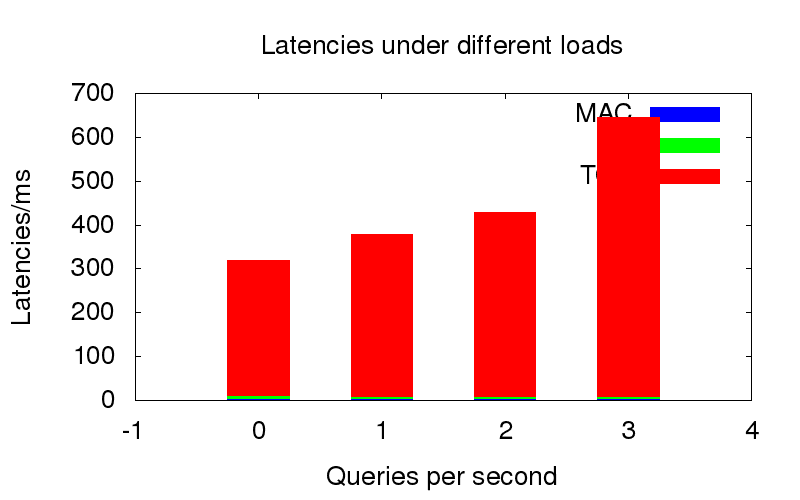

Here is the gnuplot script that generated this plot:
set terminal png size 800,500 enhanced font "Helvetica,20"
set output 'podlatencies_stacked.png'

red = "#FF0000"; green = "#00FF00"; blue = "#0000FF"; skyblue = "#87CEEB";

set title "Latencies under different loads"

set style data histograms
set style histogram rowstacked
set boxwidth 0.5
set style fill solid
set datafile separator " "
set xlabel "Queries per second"
set ylabel "Latencies/ms"
plot "podlatencies.dat" using 3 title "MAC" linecolor rgb blue, \
	'' using 4 title "IP" linecolor rgb green, \
	'' using 5 title "TCP" linecolor rgb red
